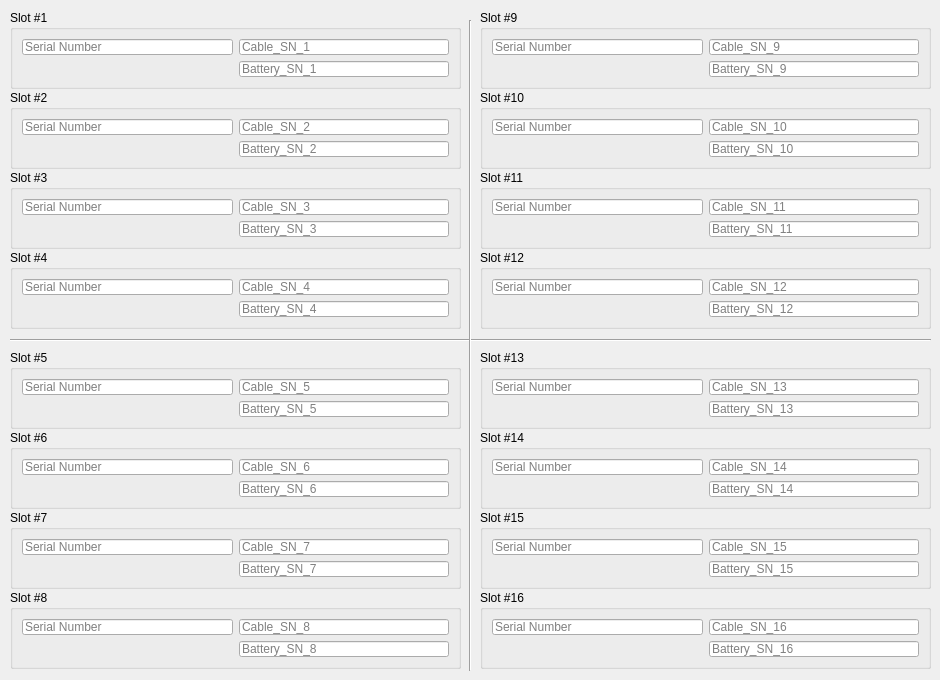
   <widget class="QWidget" name="tab_EB3">
    <attribute name="title">
     <string>Erie #3</string>
    </attribute>
    <widget class="QGroupBox" name="groupBox3_13">
     <property name="geometry">
      <rect>
       <x>480</x>
       <y>350</y>
       <width>451</width>
       <height>79</height>
      </rect>
     </property>
     <property name="sizePolicy">
      <sizepolicy hsizetype="Preferred" vsizetype="Fixed">
       <horstretch>0</horstretch>
       <verstretch>0</verstretch>
      </sizepolicy>
     </property>
     <property name="title">
      <string>Slot #13</string>
     </property>
     <layout class="QGridLayout" name="gridLayout_36">
      <item row="0" column="0">
       <widget class="QLineEdit" name="sn_lineEdit_3_13">
        <property name="acceptDrops">
         <bool>true</bool>
        </property>
        <property name="text">
         <string/>
        </property>
        <property name="maxLength">
         <number>33</number>
        </property>
        <property name="placeholderText">
         <string>Serial Number</string>
        </property>
       </widget>
      </item>
      <item row="0" column="1">
       <widget class="QLineEdit" name="CablelineEdit_3_13">
        <property name="placeholderText">
         <string>Cable_SN_13</string>
        </property>
       </widget>
      </item>
      <item row="1" column="0">
       <widget class="QLabel" name="label_3_13">
        <property name="font">
         <font>
          <pointsize>12</pointsize>
         </font>
        </property>
        <property name="text">
         <string/>
        </property>
       </widget>
      </item>
      <item row="1" column="1">
       <widget class="QLineEdit" name="BatterylineEdit_3_13">
        <property name="placeholderText">
         <string>Battery_SN_13</string>
        </property>
       </widget>
      </item>
     </layout>
    </widget>
    <widget class="QGroupBox" name="groupBox3_2">
     <property name="geometry">
      <rect>
       <x>10</x>
       <y>90</y>
       <width>451</width>
       <height>79</height>
      </rect>
     </property>
     <property name="sizePolicy">
      <sizepolicy hsizetype="Preferred" vsizetype="Fixed">
       <horstretch>0</horstretch>
       <verstretch>0</verstretch>
      </sizepolicy>
     </property>
     <property name="title">
      <string>Slot #2</string>
     </property>
     <layout class="QGridLayout" name="gridLayout_37">
      <item row="0" column="0">
       <widget class="QLineEdit" name="sn_lineEdit_3_2">
        <property name="maxLength">
         <number>33</number>
        </property>
        <property name="placeholderText">
         <string>Serial Number</string>
        </property>
       </widget>
      </item>
      <item row="0" column="1">
       <widget class="QLineEdit" name="CablelineEdit_3_2">
        <property name="placeholderText">
         <string>Cable_SN_2</string>
        </property>
       </widget>
      </item>
      <item row="1" column="0">
       <widget class="QLabel" name="label_3_2">
        <property name="font">
         <font>
          <pointsize>12</pointsize>
         </font>
        </property>
        <property name="text">
         <string/>
        </property>
       </widget>
      </item>
      <item row="1" column="1">
       <widget class="QLineEdit" name="BatterylineEdit_3_2">
        <property name="placeholderText">
         <string>Battery_SN_2</string>
        </property>
       </widget>
      </item>
     </layout>
    </widget>
    <widget class="QGroupBox" name="groupBox3_1">
     <property name="geometry">
      <rect>
       <x>10</x>
       <y>10</y>
       <width>451</width>
       <height>79</height>
      </rect>
     </property>
     <property name="sizePolicy">
      <sizepolicy hsizetype="Preferred" vsizetype="Fixed">
       <horstretch>0</horstretch>
       <verstretch>0</verstretch>
      </sizepolicy>
     </property>
     <property name="title">
      <string>Slot #1</string>
     </property>
     <layout class="QGridLayout" name="gridLayout_38">
      <item row="0" column="0">
       <widget class="QLineEdit" name="sn_lineEdit_3_1">
        <property name="acceptDrops">
         <bool>true</bool>
        </property>
        <property name="text">
         <string/>
        </property>
        <property name="maxLength">
         <number>33</number>
        </property>
        <property name="placeholderText">
         <string>Serial Number</string>
        </property>
       </widget>
      </item>
      <item row="0" column="1">
       <widget class="QLineEdit" name="CablelineEdit_3_1">
        <property name="placeholderText">
         <string>Cable_SN_1</string>
        </property>
       </widget>
      </item>
      <item row="1" column="0">
       <widget class="QLabel" name="label_3_1">
        <property name="font">
         <font>
          <pointsize>12</pointsize>
         </font>
        </property>
        <property name="text">
         <string/>
        </property>
       </widget>
      </item>
      <item row="1" column="1">
       <widget class="QLineEdit" name="BatterylineEdit_3_1">
        <property name="placeholderText">
         <string>Battery_SN_1</string>
        </property>
       </widget>
      </item>
     </layout>
    </widget>
    <widget class="QGroupBox" name="groupBox3_12">
     <property name="geometry">
      <rect>
       <x>480</x>
       <y>250</y>
       <width>451</width>
       <height>79</height>
      </rect>
     </property>
     <property name="sizePolicy">
      <sizepolicy hsizetype="Preferred" vsizetype="Fixed">
       <horstretch>0</horstretch>
       <verstretch>0</verstretch>
      </sizepolicy>
     </property>
     <property name="title">
      <string>Slot #12</string>
     </property>
     <layout class="QGridLayout" name="gridLayout_39">
      <item row="0" column="0">
       <widget class="QLineEdit" name="sn_lineEdit_3_12">
        <property name="maxLength">
         <number>33</number>
        </property>
        <property name="placeholderText">
         <string>Serial Number</string>
        </property>
       </widget>
      </item>
      <item row="0" column="1">
       <widget class="QLineEdit" name="CablelineEdit_3_12">
        <property name="placeholderText">
         <string>Cable_SN_12</string>
        </property>
       </widget>
      </item>
      <item row="1" column="0">
       <widget class="QLabel" name="label_3_12">
        <property name="font">
         <font>
          <pointsize>12</pointsize>
         </font>
        </property>
        <property name="text">
         <string/>
        </property>
       </widget>
      </item>
      <item row="1" column="1">
       <widget class="QLineEdit" name="BatterylineEdit_3_12">
        <property name="placeholderText">
         <string>Battery_SN_12</string>
        </property>
       </widget>
      </item>
     </layout>
    </widget>
    <widget class="QGroupBox" name="groupBox3_11">
     <property name="geometry">
      <rect>
       <x>480</x>
       <y>170</y>
       <width>451</width>
       <height>79</height>
      </rect>
     </property>
     <property name="sizePolicy">
      <sizepolicy hsizetype="Preferred" vsizetype="Fixed">
       <horstretch>0</horstretch>
       <verstretch>0</verstretch>
      </sizepolicy>
     </property>
     <property name="title">
      <string>Slot #11</string>
     </property>
     <layout class="QGridLayout" name="gridLayout_40">
      <item row="0" column="0">
       <widget class="QLineEdit" name="sn_lineEdit_3_11">
        <property name="maxLength">
         <number>33</number>
        </property>
        <property name="placeholderText">
         <string>Serial Number</string>
        </property>
       </widget>
      </item>
      <item row="0" column="1">
       <widget class="QLineEdit" name="CablelineEdit_3_11">
        <property name="placeholderText">
         <string>Cable_SN_11</string>
        </property>
       </widget>
      </item>
      <item row="1" column="0">
       <widget class="QLabel" name="label_3_11">
        <property name="font">
         <font>
          <pointsize>12</pointsize>
         </font>
        </property>
        <property name="text">
         <string/>
        </property>
       </widget>
      </item>
      <item row="1" column="1">
       <widget class="QLineEdit" name="BatterylineEdit_3_11">
        <property name="placeholderText">
         <string>Battery_SN_11</string>
        </property>
       </widget>
      </item>
     </layout>
    </widget>
    <widget class="QGroupBox" name="groupBox3_3">
     <property name="geometry">
      <rect>
       <x>10</x>
       <y>170</y>
       <width>451</width>
       <height>79</height>
      </rect>
     </property>
     <property name="sizePolicy">
      <sizepolicy hsizetype="Preferred" vsizetype="Fixed">
       <horstretch>0</horstretch>
       <verstretch>0</verstretch>
      </sizepolicy>
     </property>
     <property name="title">
      <string>Slot #3</string>
     </property>
     <layout class="QGridLayout" name="gridLayout_41">
      <item row="0" column="0">
       <widget class="QLineEdit" name="sn_lineEdit_3_3">
        <property name="maxLength">
         <number>33</number>
        </property>
        <property name="placeholderText">
         <string>Serial Number</string>
        </property>
       </widget>
      </item>
      <item row="0" column="1">
       <widget class="QLineEdit" name="CablelineEdit_3_3">
        <property name="placeholderText">
         <string>Cable_SN_3</string>
        </property>
       </widget>
      </item>
      <item row="1" column="0">
       <widget class="QLabel" name="label_3_3">
        <property name="font">
         <font>
          <pointsize>12</pointsize>
         </font>
        </property>
        <property name="text">
         <string/>
        </property>
       </widget>
      </item>
      <item row="1" column="1">
       <widget class="QLineEdit" name="BatterylineEdit_3_3">
        <property name="placeholderText">
         <string>Battery_SN_3</string>
        </property>
       </widget>
      </item>
     </layout>
    </widget>
    <widget class="QGroupBox" name="groupBox3_4">
     <property name="geometry">
      <rect>
       <x>10</x>
       <y>250</y>
       <width>451</width>
       <height>79</height>
      </rect>
     </property>
     <property name="sizePolicy">
      <sizepolicy hsizetype="Preferred" vsizetype="Fixed">
       <horstretch>0</horstretch>
       <verstretch>0</verstretch>
      </sizepolicy>
     </property>
     <property name="title">
      <string>Slot #4</string>
     </property>
     <layout class="QGridLayout" name="gridLayout_42">
      <item row="0" column="0">
       <widget class="QLineEdit" name="sn_lineEdit_3_4">
        <property name="maxLength">
         <number>33</number>
        </property>
        <property name="placeholderText">
         <string>Serial Number</string>
        </property>
       </widget>
      </item>
      <item row="0" column="1">
       <widget class="QLineEdit" name="CablelineEdit_3_4">
        <property name="placeholderText">
         <string>Cable_SN_4</string>
        </property>
       </widget>
      </item>
      <item row="1" column="0">
       <widget class="QLabel" name="label_3_4">
        <property name="font">
         <font>
          <pointsize>12</pointsize>
         </font>
        </property>
        <property name="text">
         <string/>
        </property>
       </widget>
      </item>
      <item row="1" column="1">
       <widget class="QLineEdit" name="BatterylineEdit_3_4">
        <property name="placeholderText">
         <string>Battery_SN_4</string>
        </property>
       </widget>
      </item>
     </layout>
    </widget>
    <widget class="QGroupBox" name="groupBox3_6">
     <property name="geometry">
      <rect>
       <x>10</x>
       <y>430</y>
       <width>451</width>
       <height>79</height>
      </rect>
     </property>
     <property name="sizePolicy">
      <sizepolicy hsizetype="Preferred" vsizetype="Fixed">
       <horstretch>0</horstretch>
       <verstretch>0</verstretch>
      </sizepolicy>
     </property>
     <property name="title">
      <string>Slot #6</string>
     </property>
     <layout class="QGridLayout" name="gridLayout_43">
      <item row="0" column="0">
       <widget class="QLineEdit" name="sn_lineEdit_3_6">
        <property name="maxLength">
         <number>33</number>
        </property>
        <property name="placeholderText">
         <string>Serial Number</string>
        </property>
       </widget>
      </item>
      <item row="0" column="1">
       <widget class="QLineEdit" name="CablelineEdit_3_6">
        <property name="placeholderText">
         <string>Cable_SN_6</string>
        </property>
       </widget>
      </item>
      <item row="1" column="0">
       <widget class="QLabel" name="label_3_6">
        <property name="font">
         <font>
          <pointsize>12</pointsize>
         </font>
        </property>
        <property name="text">
         <string/>
        </property>
       </widget>
      </item>
      <item row="1" column="1">
       <widget class="QLineEdit" name="BatterylineEdit_3_6">
        <property name="placeholderText">
         <string>Battery_SN_6</string>
        </property>
       </widget>
      </item>
     </layout>
    </widget>
    <widget class="QGroupBox" name="groupBox3_5">
     <property name="geometry">
      <rect>
       <x>10</x>
       <y>350</y>
       <width>451</width>
       <height>79</height>
      </rect>
     </property>
     <property name="sizePolicy">
      <sizepolicy hsizetype="Preferred" vsizetype="Fixed">
       <horstretch>0</horstretch>
       <verstretch>0</verstretch>
      </sizepolicy>
     </property>
     <property name="title">
      <string>Slot #5</string>
     </property>
     <layout class="QGridLayout" name="gridLayout_44">
      <item row="0" column="0">
       <widget class="QLineEdit" name="sn_lineEdit_3_5">
        <property name="acceptDrops">
         <bool>true</bool>
        </property>
        <property name="text">
         <string/>
        </property>
        <property name="maxLength">
         <number>33</number>
        </property>
        <property name="placeholderText">
         <string>Serial Number</string>
        </property>
       </widget>
      </item>
      <item row="0" column="1">
       <widget class="QLineEdit" name="CablelineEdit_3_5">
        <property name="placeholderText">
         <string>Cable_SN_5</string>
        </property>
       </widget>
      </item>
      <item row="1" column="0">
       <widget class="QLabel" name="label_3_5">
        <property name="font">
         <font>
          <pointsize>12</pointsize>
         </font>
        </property>
        <property name="text">
         <string/>
        </property>
       </widget>
      </item>
      <item row="1" column="1">
       <widget class="QLineEdit" name="BatterylineEdit_3_5">
        <property name="placeholderText">
         <string>Battery_SN_5</string>
        </property>
       </widget>
      </item>
     </layout>
    </widget>
    <widget class="Line" name="line_5">
     <property name="geometry">
      <rect>
       <x>10</x>
       <y>330</y>
       <width>921</width>
       <height>20</height>
      </rect>
     </property>
     <property name="orientation">
      <enum>Qt::Horizontal</enum>
     </property>
    </widget>
    <widget class="QGroupBox" name="groupBox3_7">
     <property name="geometry">
      <rect>
       <x>10</x>
       <y>510</y>
       <width>451</width>
       <height>79</height>
      </rect>
     </property>
     <property name="sizePolicy">
      <sizepolicy hsizetype="Preferred" vsizetype="Fixed">
       <horstretch>0</horstretch>
       <verstretch>0</verstretch>
      </sizepolicy>
     </property>
     <property name="title">
      <string>Slot #7</string>
     </property>
     <layout class="QGridLayout" name="gridLayout_45">
      <item row="0" column="0">
       <widget class="QLineEdit" name="sn_lineEdit_3_7">
        <property name="maxLength">
         <number>33</number>
        </property>
        <property name="placeholderText">
         <string>Serial Number</string>
        </property>
       </widget>
      </item>
      <item row="0" column="1">
       <widget class="QLineEdit" name="CablelineEdit_3_7">
        <property name="placeholderText">
         <string>Cable_SN_7</string>
        </property>
       </widget>
      </item>
      <item row="1" column="0">
       <widget class="QLabel" name="label_3_7">
        <property name="font">
         <font>
          <pointsize>12</pointsize>
         </font>
        </property>
        <property name="text">
         <string/>
        </property>
       </widget>
      </item>
      <item row="1" column="1">
       <widget class="QLineEdit" name="BatterylineEdit_3_7">
        <property name="placeholderText">
         <string>Battery_SN_7</string>
        </property>
       </widget>
      </item>
     </layout>
    </widget>
    <widget class="Line" name="line_6">
     <property name="geometry">
      <rect>
       <x>460</x>
       <y>20</y>
       <width>20</width>
       <height>651</height>
      </rect>
     </property>
     <property name="orientation">
      <enum>Qt::Vertical</enum>
     </property>
    </widget>
    <widget class="QGroupBox" name="groupBox3_16">
     <property name="geometry">
      <rect>
       <x>480</x>
       <y>590</y>
       <width>451</width>
       <height>79</height>
      </rect>
     </property>
     <property name="sizePolicy">
      <sizepolicy hsizetype="Preferred" vsizetype="Fixed">
       <horstretch>0</horstretch>
       <verstretch>0</verstretch>
      </sizepolicy>
     </property>
     <property name="title">
      <string>Slot #16</string>
     </property>
     <layout class="QGridLayout" name="gridLayout_46">
      <item row="0" column="0">
       <widget class="QLineEdit" name="sn_lineEdit_3_16">
        <property name="maxLength">
         <number>33</number>
        </property>
        <property name="placeholderText">
         <string>Serial Number</string>
        </property>
       </widget>
      </item>
      <item row="0" column="1">
       <widget class="QLineEdit" name="CablelineEdit_3_16">
        <property name="placeholderText">
         <string>Cable_SN_16</string>
        </property>
       </widget>
      </item>
      <item row="1" column="0">
       <widget class="QLabel" name="label_3_16">
        <property name="font">
         <font>
          <pointsize>12</pointsize>
         </font>
        </property>
        <property name="text">
         <string/>
        </property>
       </widget>
      </item>
      <item row="1" column="1">
       <widget class="QLineEdit" name="BatterylineEdit_3_16">
        <property name="placeholderText">
         <string>Battery_SN_16</string>
        </property>
       </widget>
      </item>
     </layout>
    </widget>
    <widget class="QGroupBox" name="groupBox3_15">
     <property name="geometry">
      <rect>
       <x>480</x>
       <y>510</y>
       <width>451</width>
       <height>79</height>
      </rect>
     </property>
     <property name="sizePolicy">
      <sizepolicy hsizetype="Preferred" vsizetype="Fixed">
       <horstretch>0</horstretch>
       <verstretch>0</verstretch>
      </sizepolicy>
     </property>
     <property name="title">
      <string>Slot #15</string>
     </property>
     <layout class="QGridLayout" name="gridLayout_47">
      <item row="0" column="0">
       <widget class="QLineEdit" name="sn_lineEdit_3_15">
        <property name="maxLength">
         <number>33</number>
        </property>
        <property name="placeholderText">
         <string>Serial Number</string>
        </property>
       </widget>
      </item>
      <item row="0" column="1">
       <widget class="QLineEdit" name="CablelineEdit_3_15">
        <property name="placeholderText">
         <string>Cable_SN_15</string>
        </property>
       </widget>
      </item>
      <item row="1" column="0">
       <widget class="QLabel" name="label_3_15">
        <property name="font">
         <font>
          <pointsize>12</pointsize>
         </font>
        </property>
        <property name="text">
         <string/>
        </property>
       </widget>
      </item>
      <item row="1" column="1">
       <widget class="QLineEdit" name="BatterylineEdit_3_15">
        <property name="placeholderText">
         <string>Battery_SN_15</string>
        </property>
       </widget>
      </item>
     </layout>
    </widget>
    <widget class="QGroupBox" name="groupBox3_9">
     <property name="geometry">
      <rect>
       <x>480</x>
       <y>10</y>
       <width>451</width>
       <height>79</height>
      </rect>
     </property>
     <property name="sizePolicy">
      <sizepolicy hsizetype="Preferred" vsizetype="Fixed">
       <horstretch>0</horstretch>
       <verstretch>0</verstretch>
      </sizepolicy>
     </property>
     <property name="title">
      <string>Slot #9</string>
     </property>
     <layout class="QGridLayout" name="gridLayout_48">
      <item row="0" column="0">
       <widget class="QLineEdit" name="sn_lineEdit_3_9">
        <property name="acceptDrops">
         <bool>true</bool>
        </property>
        <property name="text">
         <string/>
        </property>
        <property name="maxLength">
         <number>33</number>
        </property>
        <property name="placeholderText">
         <string>Serial Number</string>
        </property>
       </widget>
      </item>
      <item row="0" column="1">
       <widget class="QLineEdit" name="CablelineEdit_3_9">
        <property name="placeholderText">
         <string>Cable_SN_9</string>
        </property>
       </widget>
      </item>
      <item row="1" column="0">
       <widget class="QLabel" name="label_3_9">
        <property name="font">
         <font>
          <pointsize>12</pointsize>
         </font>
        </property>
        <property name="text">
         <string/>
        </property>
       </widget>
      </item>
      <item row="1" column="1">
       <widget class="QLineEdit" name="BatterylineEdit_3_9">
        <property name="placeholderText">
         <string>Battery_SN_9</string>
        </property>
       </widget>
      </item>
     </layout>
    </widget>
    <widget class="QGroupBox" name="groupBox3_8">
     <property name="geometry">
      <rect>
       <x>10</x>
       <y>590</y>
       <width>451</width>
       <height>79</height>
      </rect>
     </property>
     <property name="sizePolicy">
      <sizepolicy hsizetype="Preferred" vsizetype="Fixed">
       <horstretch>0</horstretch>
       <verstretch>0</verstretch>
      </sizepolicy>
     </property>
     <property name="title">
      <string>Slot #8</string>
     </property>
     <layout class="QGridLayout" name="gridLayout_49">
      <item row="0" column="0">
       <widget class="QLineEdit" name="sn_lineEdit_3_8">
        <property name="maxLength">
         <number>33</number>
        </property>
        <property name="placeholderText">
         <string>Serial Number</string>
        </property>
       </widget>
      </item>
      <item row="0" column="1">
       <widget class="QLineEdit" name="CablelineEdit_3_8">
        <property name="placeholderText">
         <string>Cable_SN_8</string>
        </property>
       </widget>
      </item>
      <item row="1" column="0">
       <widget class="QLabel" name="label_3_8">
        <property name="font">
         <font>
          <pointsize>12</pointsize>
         </font>
        </property>
        <property name="text">
         <string/>
        </property>
       </widget>
      </item>
      <item row="1" column="1">
       <widget class="QLineEdit" name="BatterylineEdit_3_8">
        <property name="placeholderText">
         <string>Battery_SN_8</string>
        </property>
       </widget>
      </item>
     </layout>
    </widget>
    <widget class="QGroupBox" name="groupBox3_10">
     <property name="geometry">
      <rect>
       <x>480</x>
       <y>90</y>
       <width>451</width>
       <height>79</height>
      </rect>
     </property>
     <property name="sizePolicy">
      <sizepolicy hsizetype="Preferred" vsizetype="Fixed">
       <horstretch>0</horstretch>
       <verstretch>0</verstretch>
      </sizepolicy>
     </property>
     <property name="title">
      <string>Slot #10</string>
     </property>
     <layout class="QGridLayout" name="gridLayout_50">
      <item row="0" column="0">
       <widget class="QLineEdit" name="sn_lineEdit_3_10">
        <property name="maxLength">
         <number>33</number>
        </property>
        <property name="placeholderText">
         <string>Serial Number</string>
        </property>
       </widget>
      </item>
      <item row="0" column="1">
       <widget class="QLineEdit" name="CablelineEdit_3_10">
        <property name="placeholderText">
         <string>Cable_SN_10</string>
        </property>
       </widget>
      </item>
      <item row="1" column="0">
       <widget class="QLabel" name="label_3_10">
        <property name="font">
         <font>
          <pointsize>12</pointsize>
         </font>
        </property>
        <property name="text">
         <string/>
        </property>
       </widget>
      </item>
      <item row="1" column="1">
       <widget class="QLineEdit" name="BatterylineEdit_3_10">
        <property name="placeholderText">
         <string>Battery_SN_10</string>
        </property>
       </widget>
      </item>
     </layout>
    </widget>
    <widget class="QGroupBox" name="groupBox3_14">
     <property name="geometry">
      <rect>
       <x>480</x>
       <y>430</y>
       <width>451</width>
       <height>79</height>
      </rect>
     </property>
     <property name="sizePolicy">
      <sizepolicy hsizetype="Preferred" vsizetype="Fixed">
       <horstretch>0</horstretch>
       <verstretch>0</verstretch>
      </sizepolicy>
     </property>
     <property name="title">
      <string>Slot #14</string>
     </property>
     <layout class="QGridLayout" name="gridLayout_51">
      <item row="0" column="0">
       <widget class="QLineEdit" name="sn_lineEdit_3_14">
        <property name="maxLength">
         <number>33</number>
        </property>
        <property name="placeholderText">
         <string>Serial Number</string>
        </property>
       </widget>
      </item>
      <item row="0" column="1">
       <widget class="QLineEdit" name="CablelineEdit_3_14">
        <property name="placeholderText">
         <string>Cable_SN_14</string>
        </property>
       </widget>
      </item>
      <item row="1" column="0">
       <widget class="QLabel" name="label_3_14">
        <property name="font">
         <font>
          <pointsize>12</pointsize>
         </font>
        </property>
        <property name="text">
         <string/>
        </property>
       </widget>
      </item>
      <item row="1" column="1">
       <widget class="QLineEdit" name="BatterylineEdit_3_14">
        <property name="placeholderText">
         <string>Battery_SN_14</string>
        </property>
       </widget>
      </item>
     </layout>
    </widget>
   </widget>
